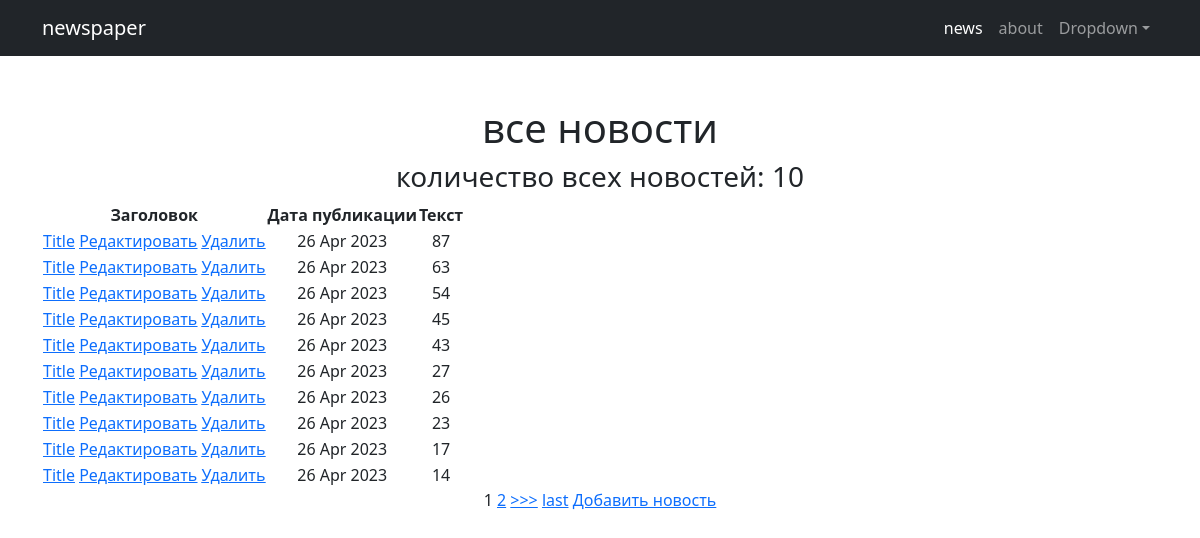
Page /news/ on the committed database.
### news/models.py (models this page shows, shortened)
class Post(models.Model):
    POST = 'PO'
    NEWS = 'NE'
    TYPE_IN_PLACE = [
        (POST, 'post'),
        (NEWS, 'news'),
    ]
    author = models.ForeignKey(Author, on_delete = models.CASCADE)
    typepost = models.CharField(max_length = 2, choices = TYPE_IN_PLACE, default = POST)
    datepost = models.DateTimeField(auto_now_add = True)
    posts = models.ManyToManyField(Category, through = 'PostCategory')
    titlepost = models.CharField(max_length = 64, default = 'title')
    textpost = models.TextField()
    ratingpost = models.IntegerField(default = 0)

### simpleapp/views.py (the view)
# urls.py: path('', NewList.as_view()),
class NewList(ListView):
    model = Post
    template_name = 'news.html'
    context_object_name = 'news'
    ordering = ['-datepost']
    paginate_by = 10
    def get_context_data(self, **kwargs):
        context = super().get_context_data(**kwargs)
        context['filter'] = NewFilter(self.request.GET,queryset=self.get_queryset())
        return context

### simpleapp/templatetags/custom_filters.py (called while the page is built)
@register.filter(name='censor')
def multiply(value):
    if 'fuck' in str(value) or 'ass' in str(value) or 'fool' in str(value):
        return '****'
    else:
        return str(value)

### templates/news.html (shortened to what this page needs)
{% extends 'flatpages/default.html' %}
{% load custom_filters %}
{% block content %}
<h1>все новости</h1>
<h3>количество всех новостей: {{ news|length }}</h3>
{% if news %}
<table>
    <thead>
        <th>
            Заголовок
        </th>
        <th>
            Дата публикации
        </th>
        <th>
            Текст
        </th>
    </thead>
{% for new in news %}
    <tr>
        <td>
            <a href="{% url 'new_detail' new.id %}">{{ new.titlepost|title }}</a>
            <a href="{% url 'new_update' new.id %}"><u>Редактировать</u></a>
            <a href="{% url 'new_delete' new.id %}"><u>Удалить</u></a>
        </td>
        <td>
            {{ new.datepost|date:'d M Y' }}
        </td>
        <td>
            {{ new.textpost|truncatechars:50|censor }}
        </td>
    </tr>
{% endfor %}
</table>
{% else %}
<h2>News нет</h2>
{% endif %}
{% if is_paginated %}
{% for num in page_obj.paginator.page_range %}
{% if page_obj.number == num %}
<a>{{ num }}</a>
{% elif num > page_obj.number|add:'-3' and num < page_obj.number|add:'3' %}
<a href="?page={{ num }}">{{ num }}</a>
{% endif %}
{% endfor %}
{% if page_obj.has_next %}
<a href="?page={{ page_obj.next_page_number }}">>>></a>
<a href="?page={{ page_obj.paginator.num_pages }}">last</a>
{% endif %}
{% endif %}
<a href="{% url 'new_create' %}">Добавить новость</a>
{% endblock content %}

### rows in the picture
Post: titlepost "Title", datepost "26 Apr 2023", textpost|censor "87"
Post: titlepost "Title", datepost "26 Apr 2023", textpost|censor "63"
Post: titlepost "Title", datepost "26 Apr 2023", textpost|censor "54"
Post: titlepost "Title", datepost "26 Apr 2023", textpost|censor "45"
Post: titlepost "Title", datepost "26 Apr 2023", textpost|censor "43"
Post: titlepost "Title", datepost "26 Apr 2023", textpost|censor "27"
Post: titlepost "Title", datepost "26 Apr 2023", textpost|censor "26"
Post: titlepost "Title", datepost "26 Apr 2023", textpost|censor "23"
Post: titlepost "Title", datepost "26 Apr 2023", textpost|censor "17"
Post: titlepost "Title", datepost "26 Apr 2023", textpost|censor "14"

### other values in the picture
{{ news|length }} "10"
{{ num }} "1"
{{ num }} "2"
